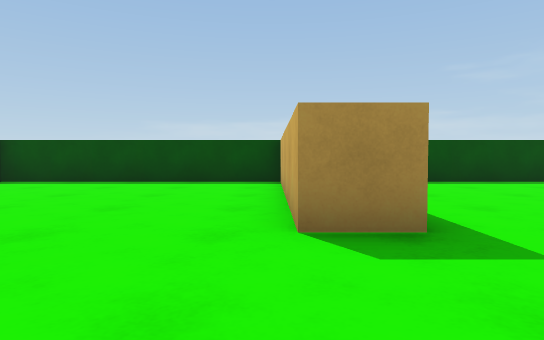
View 1 (above)

18 first-person views from a walk through a 3-D level made in the Unity game engine. The camera is 0.58 m above the floor, tilts 2° down and sees 75° across. The floor is counted in squares, 1 m on a side. Each view is taken from the middle of a square. On the plan, view 1 faces up. The plan holds only what a view shows up to about 10 squares ahead; the rest is blank. The player is left out.

View 2
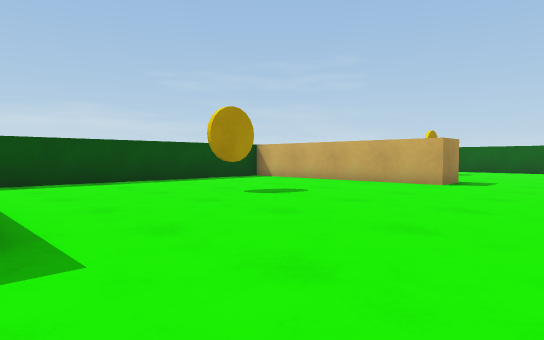

View 3
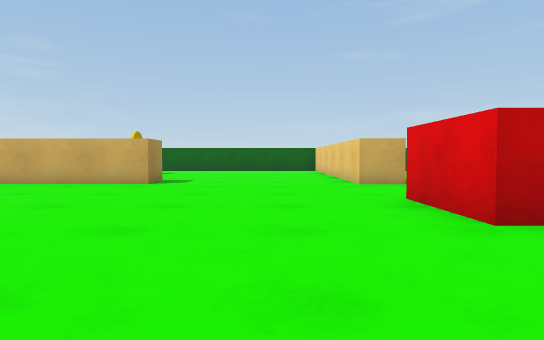

View 4
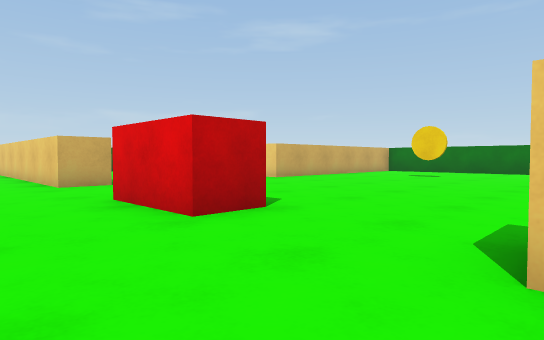

View 5
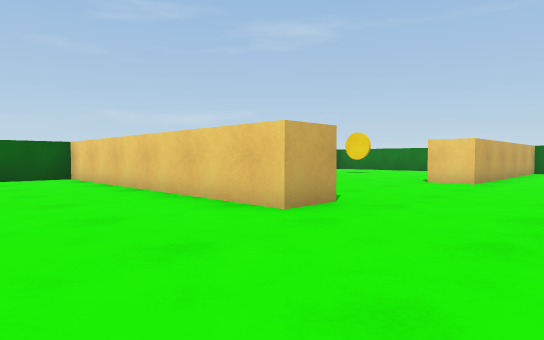

View 6
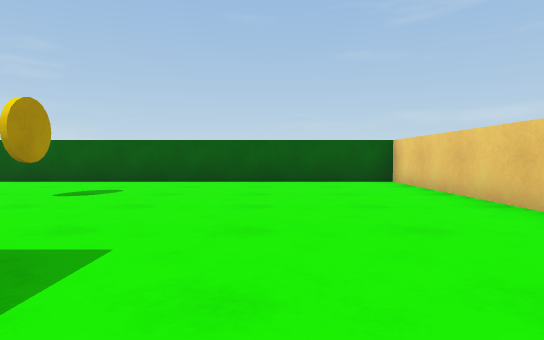

View 7
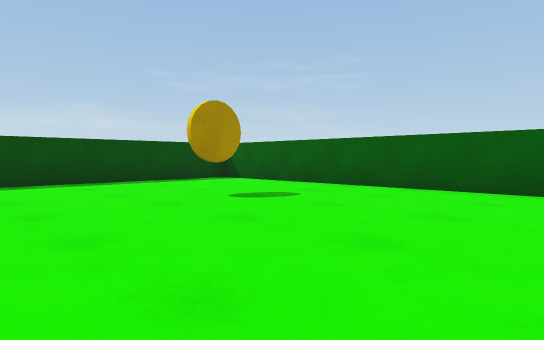

View 8
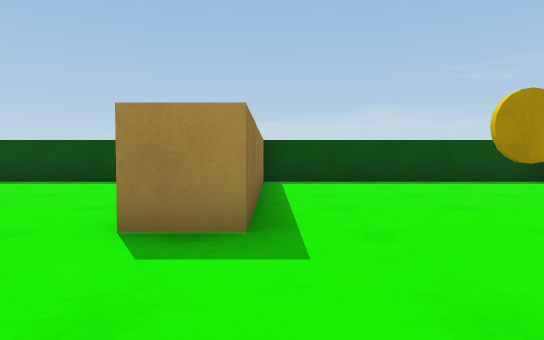

View 9
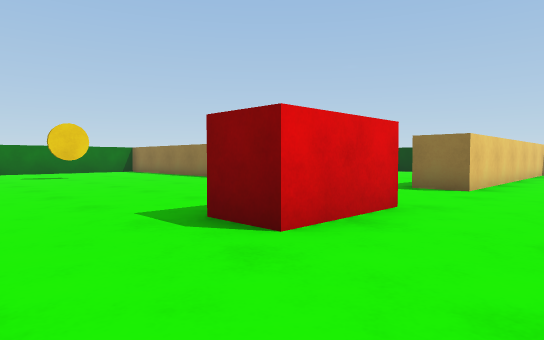

View 10
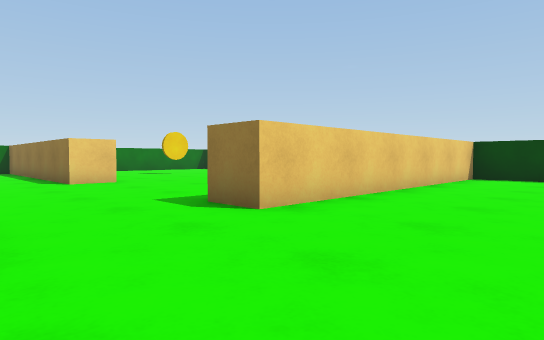

View 11
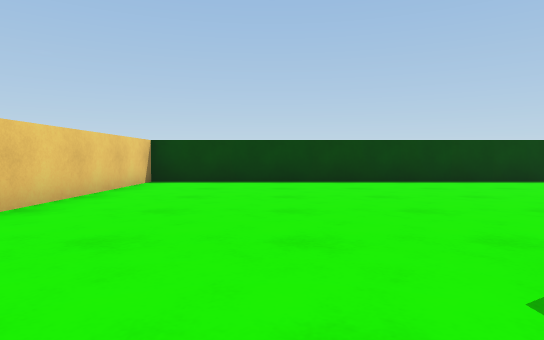

View 12
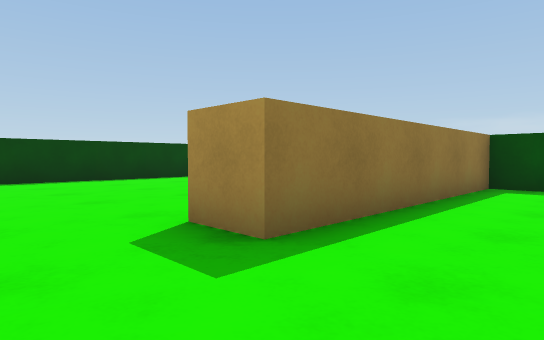

View 13
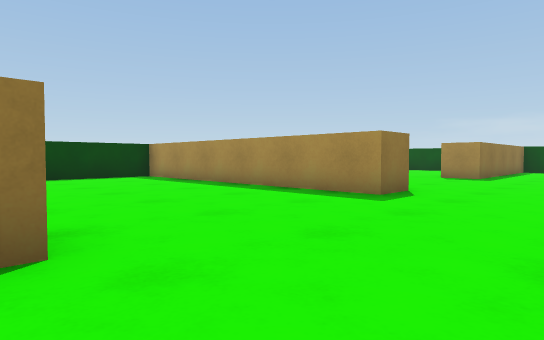

View 14
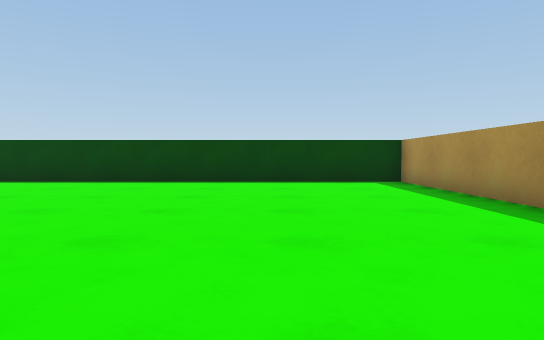

View 15
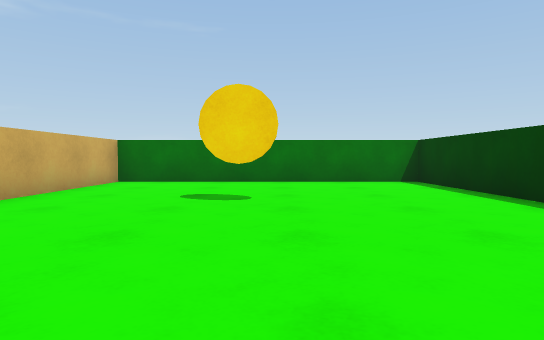

View 16
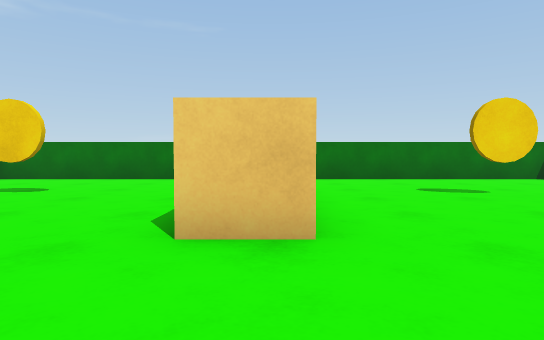

View 17
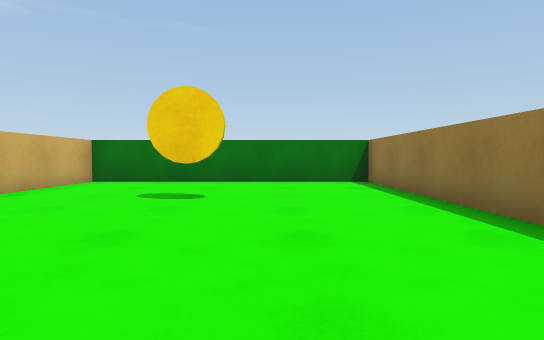

View 18
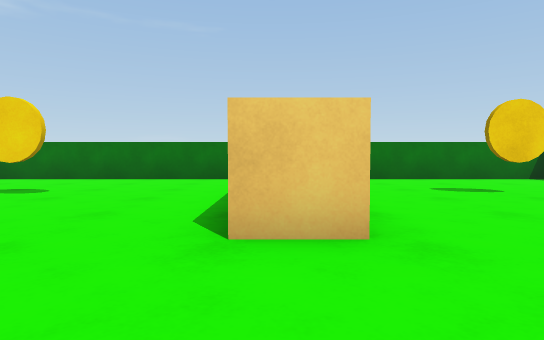

### Floor plan
Points are (right, up) in squares from view 1. A wall is a line through its corners. A room is listed if a view was taken in it or the views show most of it. See-through windows are left out.
Room 1 (views 1, 2, 3, 4, 5, 6, 7, 8, 9, 10, 11, 12, 13, 14, 15, 16, 17, 18)
walls: (8.8, -3) (8.8, -1.9) (16.5, -1.9) (16.5, 8.5) (9.8, 8.5); (0.6, -7.5) (1.7, -7.5) (1.7, -14.5) (8.3, -14.5) (8.3, -7.5) (9.4, -7.5); (6.8, 8.5) (1.2, 8.5) (1.2, 2.7) (0.2, 2.7) (0.2, 7.8); (9.8, 8.1) (9.8, 2.7) (8.8, 2.7) (8.8, 6.4); (0.2, 8.5) (-6.5, 8.5) (-6.5, -1.9) (1.2, -1.9) (1.2, -2.9) (-6.5, -2.9) (-6.5, -14.5) (0.7, -14.5) (0.7, -10.8); (10.1, -14.5) (16.4, -14.5)
objects: coin (-3, -11) to (-3, -10); red block (4, -3) to (6, -2); coin (5, -11); coin (5, 5); coin (13, -10); coin (13, 5)

Positions as (right, up) in squares from view 1, and headings:
1: (0, 0), facing up
2: (1, 0), facing up-right
3: (1, 0), facing right
4: (1, 0), facing down-right
5: (6, 1), facing down-right
6: (8, 1), facing right
7: (10, 0), facing up-right
8: (10, 0), facing up
9: (8, 0), facing down-left
10: (4, 1), facing down-left
11: (2, 1), facing left
12: (3, 1), facing up-left
13: (4, -8), facing up-left
14: (2, -6), facing left
15: (-3, -6), facing down
16: (1, -5), facing down
17: (4, -6), facing down
18: (9, -5), facing down
